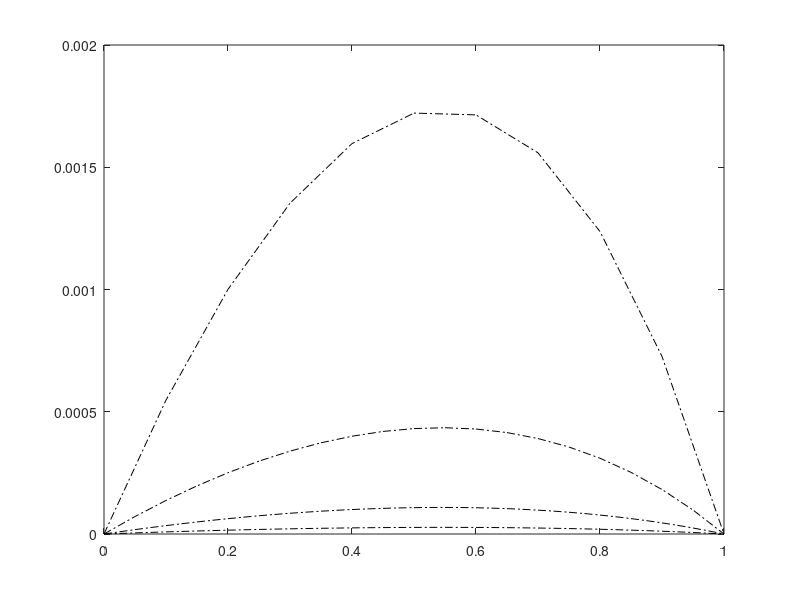
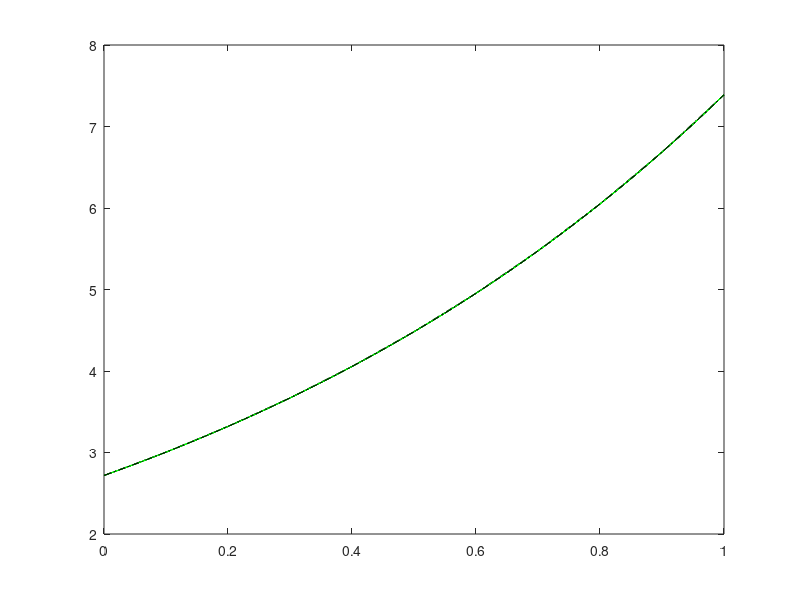

Recreate these plots in MATLAB, in order.
for ii=1:4
x1 = 0; x2 = 1; t1 = 0; t2 = 1;
M=10*2^(ii-1);
N=200*4^(ii-1);
h = (x2-x1)/M; dt = (t2-t1)/N;
x = x1:h:x2; x = x';
t = t1:dt:t2; t = t';
u=zeros(M+1,N+1);
u(:,1)=exp(x);
u(1,:)=exp(t);
u(M+1,:)=exp(1+t);
r=dt/(h^2);
row1=zeros(M-1,1);
row1(1,1)=1+2*r;row1(2,1)=-r;
A=toeplitz(row1);
H=zeros(M-1,1);
for k=1:N
H(1,1)=r*u(1,k+1)+u(2,k);
H(M-1,1)=r*u(M+1,k+1)+u(M,k);
for i=2:M-2
H(i,1)=u(i+1,k);
end
u(2:M,k+1)=A\H;
end
F=zeros(M+1,N+1);
for i=1:M+1
    for j=1:N+1
        F(i,j)=exp(x(i)+t(j));
    end
end
error=abs(u-F);
Error1=abs(u(:,N+1)-F(:,N+1));
maxerror(ii)=max(max(error));
disp(maxerror(ii));
figure(1)
plot(x,Error1,'k-.')
hold on
figure(2)
plot(x,u(:,N+1),'g-')
plot(x,u(:,N+1),'k-.')
hold on

end
for j=1:3
    ord=maxerror(j)/maxerror(j+1);
    disp(ord);
end
